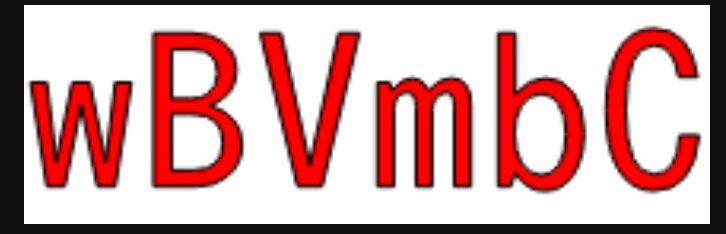
#> input picture ss.png, 726 x 234 px
$ python haha.py
#> lines starting #> are read from the running program, lines starting #| are printed output that depends on the picture; after the words box and inside, x2 and y2 are one past the last pixel; in counts of white or black regions, pixels touching at a corner belong together
from PIL import Image
from scipy.ndimage import gaussian_filter
import numpy as np
import pytesseract
from PIL import ImageFilter


def solve_captcha(filename):
#> called with filename = 'ss.png'
    try:
        # Path to tesseract executable (adjust the path based on your installation)
        pytesseract.pytesseract.tesseract_cmd = r'C:\Program Files\Tesseract-OCR\tesseract.exe'  # Windows example
        # pytesseract.pytesseract.tesseract_cmd = '/usr/local/bin/tesseract'  # macOS example
        # pytesseract.pytesseract.tesseract_cmd = '/usr/bin/tesseract'  # Linux example

        # Read the image
        original = Image.open(filename)
#> original is the input picture: PIL image 726x234 RGB; mean R, G, B 207.7, 165, 165
        # Convert to grayscale
        black_and_white = original.convert("L")
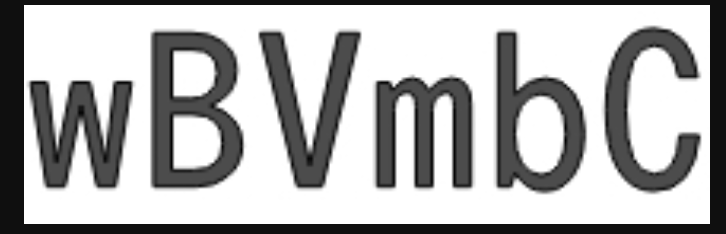
#> black_and_white: PIL image 726x234 L; min 1, max 255, mean 177.8
        black_and_white.save("black_and_white.png")

        # Apply the first threshold
        th1 = 140
        first_threshold = black_and_white.point(lambda p: p > th1 and 255)
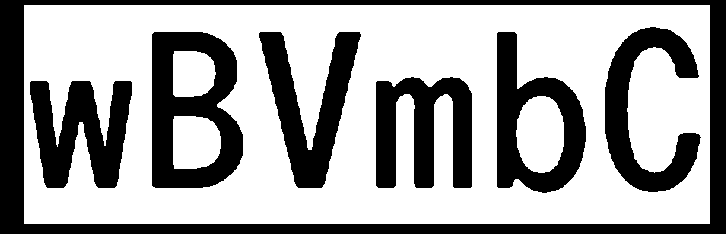
#> first_threshold: PIL image 726x234 L; 63.6% white; 7 black regions, largest, box (x1, y1, x2, y2) and area: (0, 0, 726, 234) 19650, (152, 32, 243, 188) 8500, (376, 77, 472, 188) 6860
        first_threshold.save("first_threshold.png")

        # Apply Gaussian blur
        sig = 1.5
        blur = np.array(first_threshold)  # create an image array
        blurred = gaussian_filter(blur, sigma=sig)
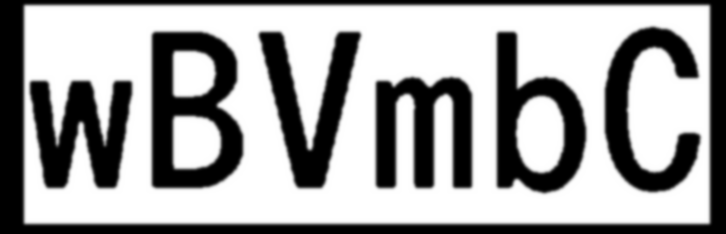
#> blurred: shape (234, 726); min 0, max 255, mean 161.9
        blurred = Image.fromarray(blurred)
        blurred.save("blurred.png")

        # Apply the second threshold
        th2 = 140
        final = blurred.point(lambda p: p > th2 and 255)
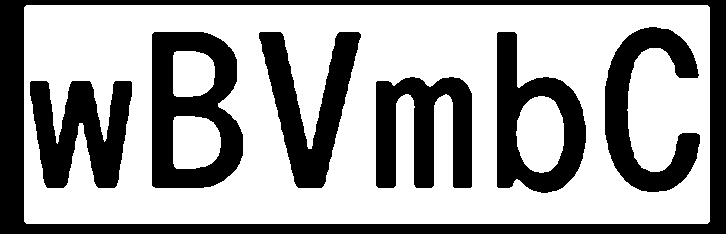
#> final: PIL image 726x234 L; 63.3% white; 7 black regions, largest, box (x1, y1, x2, y2) and area: (0, 0, 726, 234) 19662, (152, 32, 243, 188) 8578, (376, 77, 472, 188) 6894

        # Enhance edges and sharpen the image
        final = final.filter(ImageFilter.EDGE_ENHANCE_MORE)
        final = final.filter(ImageFilter.SHARPEN)
        final.save("final.png")

        # Perform OCR using Tesseract
#> (the run stopped early here; a loop or call above may not have finished)
